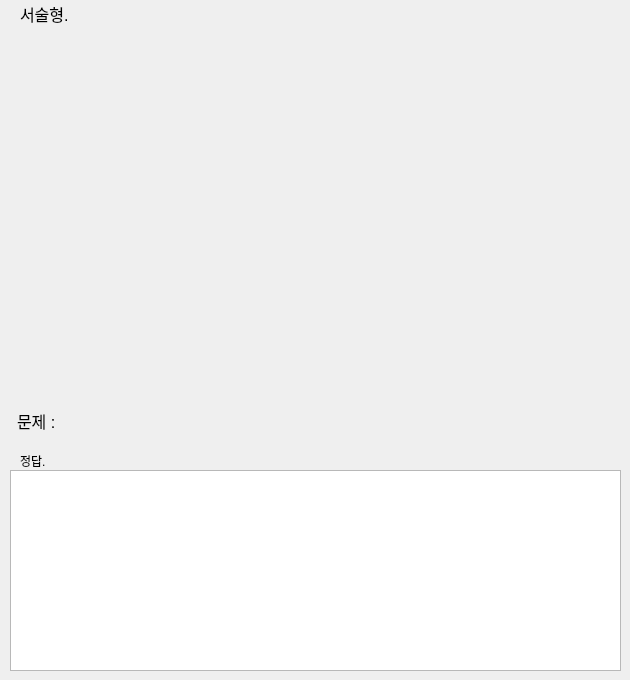
<?xml version="1.0" encoding="UTF-8"?>
<ui version="4.0">
 <class>Create_question_window</class>
 <widget class="QMainWindow" name="Create_question_window">
  <property name="geometry">
   <rect>
    <x>0</x>
    <y>0</y>
    <width>630</width>
    <height>680</height>
   </rect>
  </property>
  <property name="windowTitle">
   <string>MainWindow</string>
  </property>
  <widget class="QWidget" name="centralwidget">
   <widget class="QLabel" name="picture_view">
    <property name="geometry">
     <rect>
      <x>10</x>
      <y>30</y>
      <width>611</width>
      <height>361</height>
     </rect>
    </property>
    <property name="toolTip">
     <string>&lt;html&gt;&lt;head/&gt;&lt;body&gt;&lt;p&gt;문제에 대한 이미지를 넣어 주세요.&lt;/p&gt;&lt;/body&gt;&lt;/html&gt;</string>
    </property>
    <property name="text">
     <string/>
    </property>
    <property name="pixmap">
     <pixmap>../img/Basic_Photo.png</pixmap>
    </property>
    <property name="scaledContents">
     <bool>true</bool>
    </property>
   </widget>
   <widget class="QTextEdit" name="correc_answer_Edit">
    <property name="geometry">
     <rect>
      <x>10</x>
      <y>470</y>
      <width>611</width>
      <height>201</height>
     </rect>
    </property>
   </widget>
   <widget class="QLabel" name="label">
    <property name="geometry">
     <rect>
      <x>20</x>
      <y>450</y>
      <width>131</width>
      <height>21</height>
     </rect>
    </property>
    <property name="text">
     <string>정답.</string>
    </property>
   </widget>
   <widget class="QLabel" name="label_2">
    <property name="geometry">
     <rect>
      <x>20</x>
      <y>3</y>
      <width>81</width>
      <height>21</height>
     </rect>
    </property>
    <property name="font">
     <font>
      <pointsize>12</pointsize>
     </font>
    </property>
    <property name="text">
     <string>서술형.</string>
    </property>
   </widget>
   <widget class="QLabel" name="input_Description">
    <property name="geometry">
     <rect>
      <x>17</x>
      <y>410</y>
      <width>601</width>
      <height>21</height>
     </rect>
    </property>
    <property name="font">
     <font>
      <pointsize>12</pointsize>
     </font>
    </property>
    <property name="text">
     <string>문제 :</string>
    </property>
   </widget>
  </widget>
 </widget>
 <resources/>
 <connections/>
</ui>
